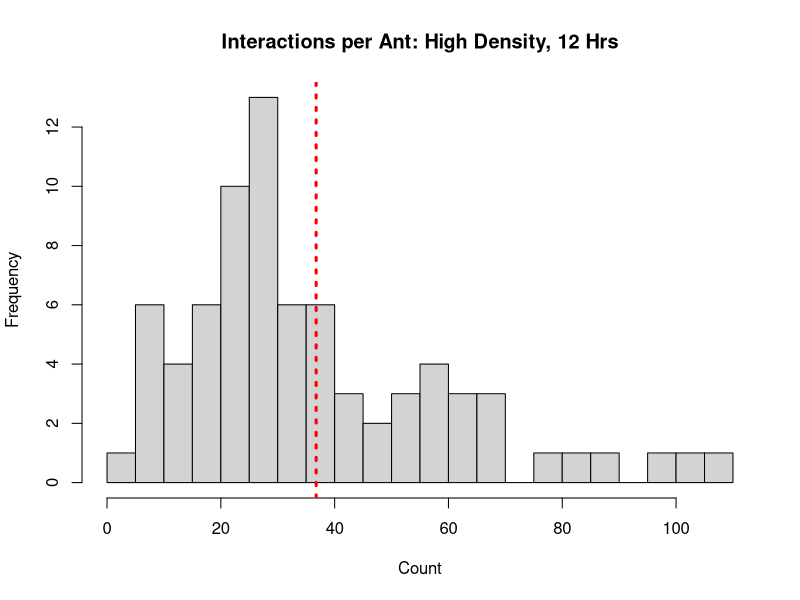
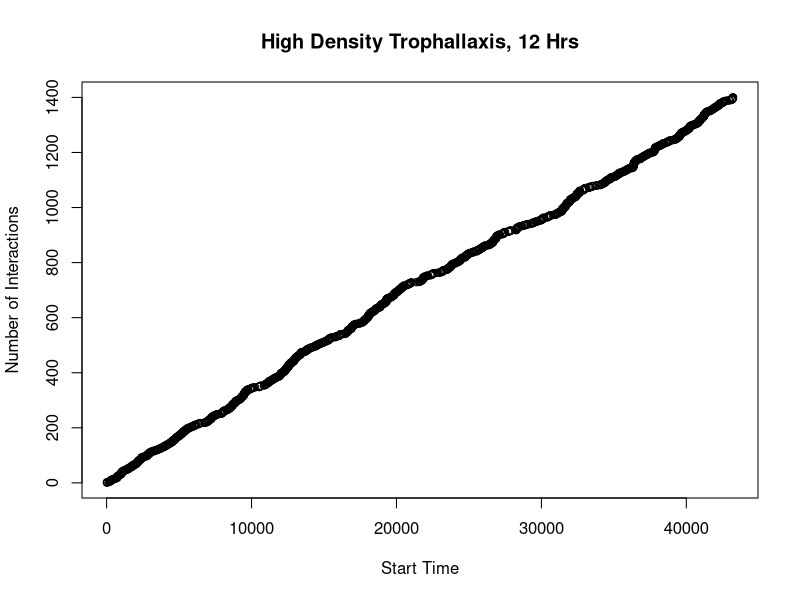

These figures' R source, in order: (Note: this script raises an error after producing the figures.)
#####
##
## 20 April 2016 
## Use MCMC approach to explore 12 hour ant trophallaxis data.
## Have only high density data.
##
#####################


####
#### Read in Data
####

#Location
#Ant_ID
#Ant_ID_.partner
#start_time
#end_time
#Note: q or Queen is queen ant. Long live the Queen.

high12 <- read.csv("Data/Colony_1_trophallaxis_high_density_12hr.csv")

head(high12)
str(high12)


#########################################################
##
## 
## Summary of Data
##
##
#########################################################

#How many ants interacting in each?

num.high = unique(high12$Ant_ID)
length(num.high) 

table(high12$Ant_ID)

par(mfrow = c(1, 1))
hist(table(high12$Ant_ID), xlab = "Count",
     main = "Interactions per Ant: High Density, 12 Hrs", 
     breaks = 20)
abline(v = mean(table(high12$Ant_ID)), lty = 3, col = "red", lwd = 3)


#########################################################
##
## Get rid of duplicate entries
## All entries recorded twice with each ant in main/partner position
##
#########################################################

high12 = high12[seq(1, nrow(high12), by = 2), ]

#########################################################
##
## plot time of trophylaxis events like a counting process
##
#########################################################

#order data frame by start time so plot works better
high12 = high12[order(high12$start_time), ]


par(mfrow = c(1, 1))
plot(high12$start_time,1:nrow(high12),main="High Density Trophallaxis, 12 Hrs",
     xlab = "Start Time", 
     ylab = "Number of Interactions")

###Add ant entrance times to first four hours?? MLB 20/Apr


#########################################################
##
## Bin Interactions into time chuncks
##
#########################################################
delta.t = 60

#High Density Data
for(i in 1:nrow(high12)){
  tmp = high12$start_time 
  y = rep(0, max(high12$end_time) / delta.t)
  mint = 0
  for(t in 1:length(y)){
    y[t] = length(which(tmp > mint & tmp <= mint + delta.t))
    mint = mint + delta.t
  }
}
high.y = y


#check all interactions captured
sum(high.y)
nrow(high12)


#########################################################
##
## Stop! It's MCMC Time
##
#########################################################

#source("functions.R")
#above now in Ants Package 

theta = matrix(data = c(90, 10, 10, 90), nrow = 2, ncol = 2, byrow = T) 


###
### Two States
###

out.high = mcmc.troph(data = high.y, title = "High Density, 12 Hrs", a = 5, b = 2, 
                      theta = theta, states = 2, n.mcmc = 3000)


#########################################################
##
## Fancy Plots with Background Colors
##
#########################################################
par(mfrow = c(1, 1))

##High Density - 4 Hours
plot(high12$start_time, 1:nrow(high12), main="High, 12 Hours", xlab="Seconds", xlim=c(0,max(high12$end_time)))
##    plot(one.day,1:length(one.day),main=day,xlab="Minutes")
states = out.high$X.est
rr=rle(states[,1])
rr$values = round(rr$values, digits = 0)
embedded.chain=rr$values
cs=c(0,cumsum(rr$lengths))*delta.t - delta.t
cols=c('#FF000022','#0000FF22')
for(j in 1:length(embedded.chain)){
  rect(cs[j],0,cs[j+1],nrow(high12), col=cols[embedded.chain[j]] , density=NA)
}
##    axis(4,pretty(c(0,100)),col="green")

####
## Save the Plots
####

jpeg(file="Presentations/High12MCMC.jpeg")

plot(high12$start_time, 1:nrow(high12), main="High, 12 Hours", xlab="Seconds", xlim=c(0,max(high12$end_time)))
##    plot(one.day,1:length(one.day),main=day,xlab="Minutes")
states = out.high$X.est
rr = rle(states[,1])
rr$values = round(rr$values, digits = 0)
embedded.chain = rr$values
cs = c(0,cumsum(rr$lengths))*delta.t - delta.t
cols = c('#FF000022','#0000FF22')
for(j in 1:length(embedded.chain)){
  rect(cs[j],0,cs[j+1],nrow(high12), col=cols[embedded.chain[j]] , density=NA)
}

dev.off()
